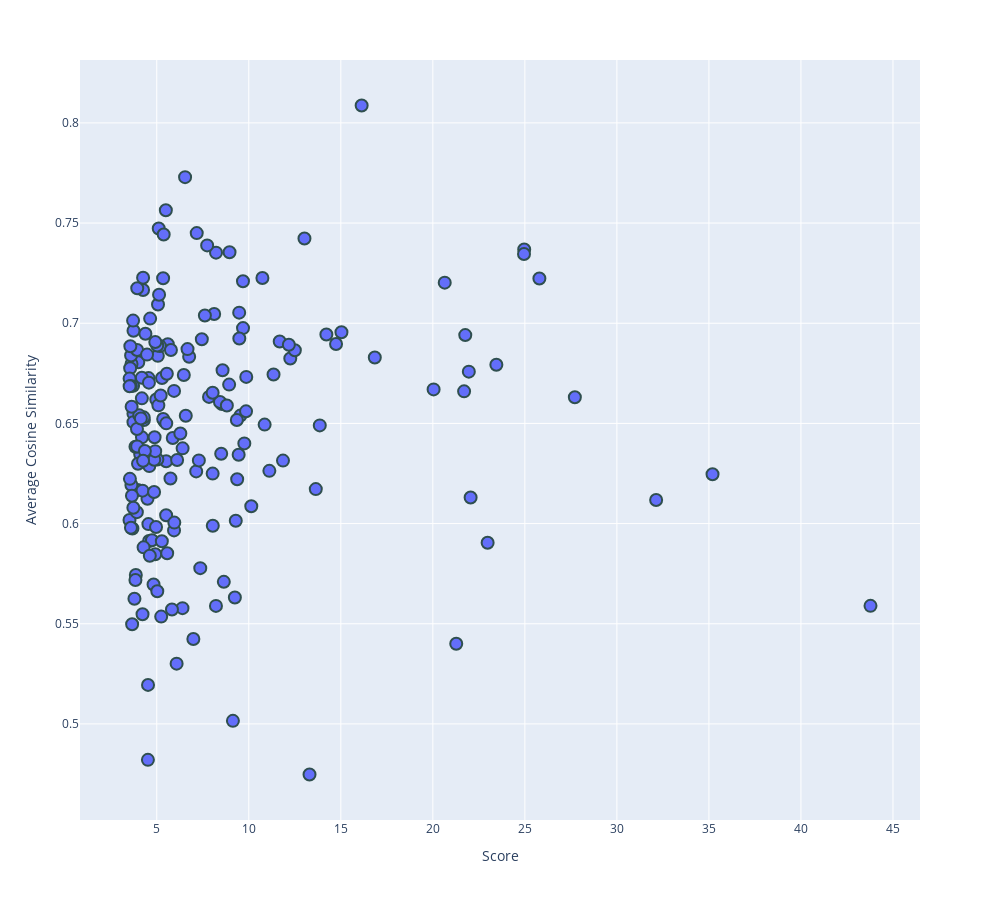

The cell this chart's notebook holds for it:
### Code cell
plot_cosine_sim_vs_selec_scores(chi2_terms,avg_cosine_sims_chi2,chi2_coeff_tups)

### Figure 1 — Plotly figure (JSON) as saved in the notebook; plotly's stock layout.template omitted (floating-point values rounded to 4 significant figures; data arrays with more than 128 entries replaced by an {"elided": "..."} marker saying what was removed)
{"data": [{"hovertemplate": "<b>%{hovertext}</b><br><br>Score=%{x}<br>Average Cosine Similarity=%{y}<extra></extra>", "hovertext": {"elided": "183 str values"}, "legendgroup": "", "marker": {"color": "#636efa", "line": {"color": "DarkSlateGrey", "width": 2}, "size": 12, "symbol": "circle"}, "mode": "markers", "name": "", "orientation": "v", "showlegend": false, "type": "scatter", "x": {"elided": "183 float values"}, "xaxis": "x", "y": {"elided": "183 float values"}, "yaxis": "y"}], "layout": {"height": 900, "legend": {"tracegroupgap": 0}, "margin": {"t": 60}, "width": 1000, "xaxis": {"anchor": "y", "domain": [0, 1], "title": {"text": "Score"}}, "yaxis": {"anchor": "x", "domain": [0, 1], "title": {"text": "Average Cosine Similarity"}}}}
